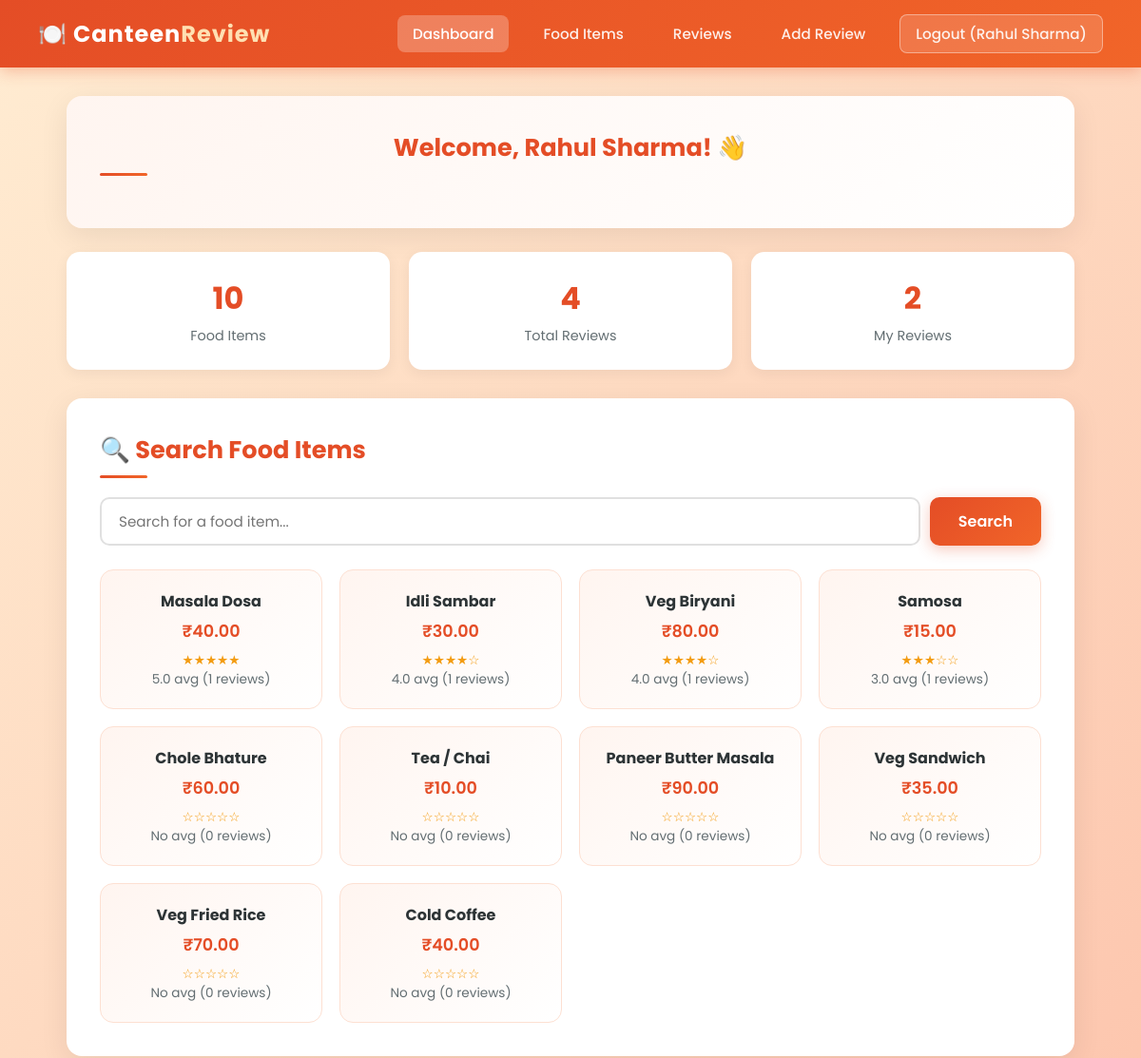
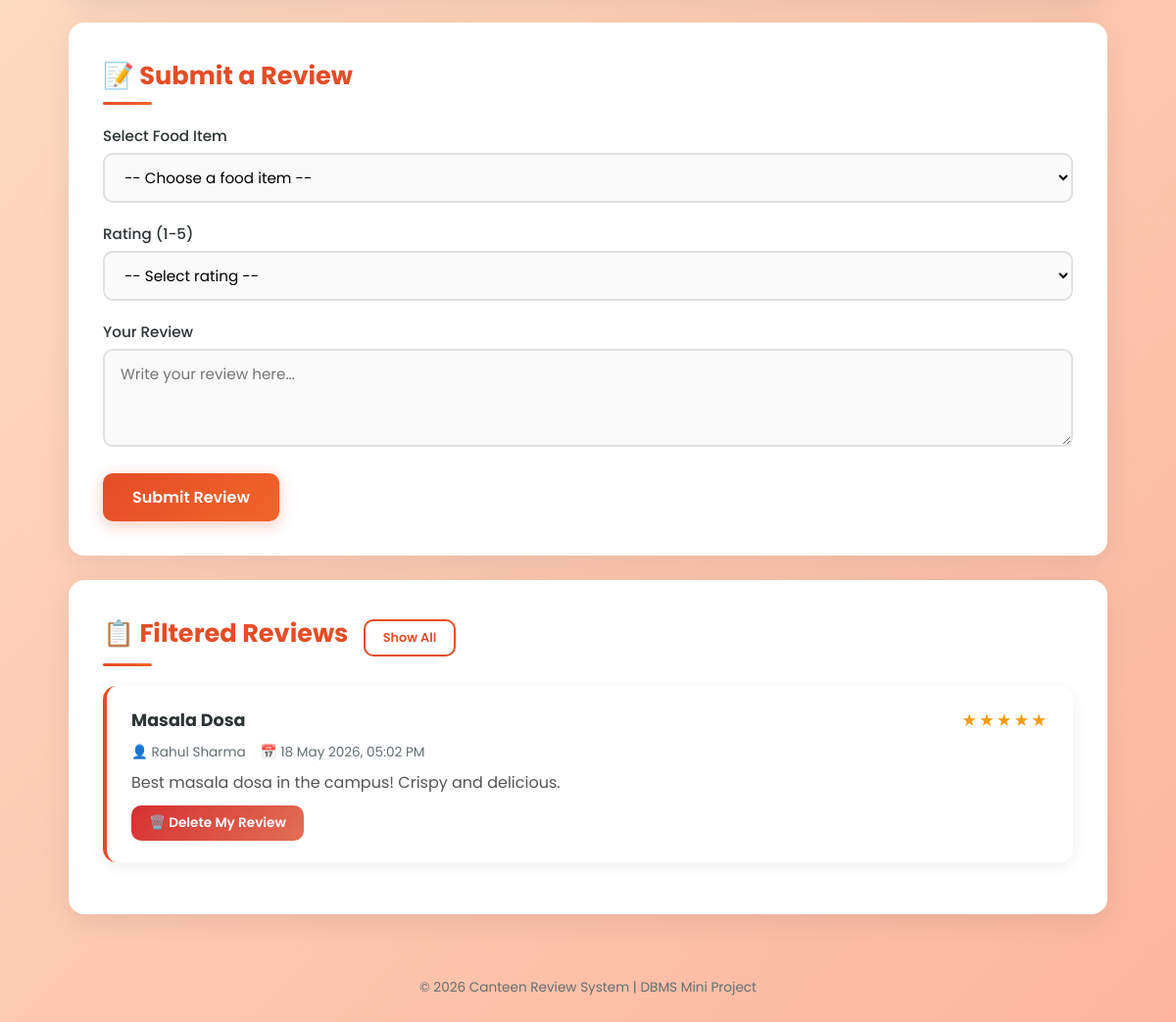
The page /api/dashboard.php?food_id=1 (signed in) on the database its author committed (2 pictures, top to bottom).
### tables this page shows
CREATE TABLE IF NOT EXISTS food_items (
    food_id INT PRIMARY KEY AUTO_INCREMENT,
    food_name VARCHAR(100) NOT NULL,
    price DECIMAL(10,2) NOT NULL
);

CREATE TABLE IF NOT EXISTS reviews (
    review_id INT PRIMARY KEY AUTO_INCREMENT,
    student_id INT NOT NULL,
    food_id INT NOT NULL,
    rating INT NOT NULL CHECK (rating >= 1 AND rating <= 5),
    review_text TEXT NOT NULL,
    created_at TIMESTAMP DEFAULT CURRENT_TIMESTAMP,
    FOREIGN KEY (student_id) REFERENCES students(student_id) ON DELETE CASCADE,
    FOREIGN KEY (food_id) REFERENCES food_items(food_id) ON DELETE CASCADE
);

CREATE TABLE IF NOT EXISTS students (
    student_id INT PRIMARY KEY AUTO_INCREMENT,
    name VARCHAR(100) NOT NULL,
    email VARCHAR(100) NOT NULL UNIQUE,
    password VARCHAR(255) NOT NULL,
    created_at TIMESTAMP DEFAULT CURRENT_TIMESTAMP
);

### api/dashboard.php (the view, shortened to what this page needs)
<?php
require_once 'db_connect.php';
$student_name = $_SESSION['student_name'];
$student_id = $_SESSION['student_id'];
$search = trim($_GET['search'] ?? '');
$food_query = "SELECT f.food_id, f.food_name, f.price,
               ROUND(AVG(r.rating), 1) as avg_rating,
               COUNT(r.review_id) as review_count
               FROM food_items f
               LEFT JOIN reviews r ON f.food_id = r.food_id";
$food_query .= " GROUP BY f.food_id ORDER BY avg_rating DESC";
$food_result = mysqli_query($conn, $food_query);
$food_filter = intval($_GET['food_id'] ?? 0);
$review_query = "SELECT r.*, s.name as student_name, f.food_name
                 FROM reviews r
                 JOIN students s ON r.student_id = s.student_id
                 JOIN food_items f ON r.food_id = f.food_id";
if ($food_filter > 0) {
    $review_query .= " WHERE r.food_id = $food_filter";
}
$review_query .= " ORDER BY r.created_at DESC";
$review_result = mysqli_query($conn, $review_query);
$total_reviews = mysqli_fetch_assoc(mysqli_query($conn, "SELECT COUNT(*) as c FROM reviews"))['c'];
$total_foods = mysqli_fetch_assoc(mysqli_query($conn, "SELECT COUNT(*) as c FROM food_items"))['c'];
$my_reviews = mysqli_fetch_assoc(mysqli_query($conn, "SELECT COUNT(*) as c FROM reviews WHERE student_id = $student_id"))['c'];
function render_stars($rating) {
    $stars = '';
    for ($i = 1; $i <= 5; $i++) {
        $stars .= ($i <= $rating) ? '★' : '☆';
    }
    return $stars;
}
?>
<!DOCTYPE html>
<html lang="en">
<head>
    <link rel="stylesheet" href="style.css">
</head>
<body>
    <nav class="navbar">
        <div class="logo">🍽️ Canteen<span>Review</span></div>
        <div class="nav-links">
            <a href="dashboard.php" class="active">Dashboard</a>
            <a href="#food-section">Food Items</a>
            <a href="#review-section">Reviews</a>
            <a href="#submit-section">Add Review</a>
            <a href="logout.php" class="btn-logout">Logout (<?php echo htmlspecialchars($student_name); ?>)</a>
        </div>
    </nav>
    <div class="container">
        <div class="card" style="text-align:center; background: linear-gradient(135deg, #fff5f0, #fff);">
            <h2 style="text-align:center;">Welcome, <?php echo htmlspecialchars($student_name); ?>! 👋</h2>
        </div>
        <div class="stats-grid">
            <div class="stat-card">
                <div class="stat-number"><?php echo $total_foods; ?></div>
                <div class="stat-label">Food Items</div>
            </div>
            <div class="stat-card">
                <div class="stat-number"><?php echo $total_reviews; ?></div>
                <div class="stat-label">Total Reviews</div>
            </div>
            <div class="stat-card">
                <div class="stat-number"><?php echo $my_reviews; ?></div>
                <div class="stat-label">My Reviews</div>
            </div>
        </div>
        <div class="card" id="food-section">
            <h2>🔍 Search Food Items</h2>
            <form method="GET" action="dashboard.php" class="search-bar">
                <input type="text" name="search" placeholder="Search for a food item..."
                       value="<?php echo htmlspecialchars($search); ?>">
                <button type="submit" class="btn btn-primary">Search</button>
            </form>
            <div class="food-grid">
                <?php if (mysqli_num_rows($food_result) > 0): ?>
                    <?php while ($food = mysqli_fetch_assoc($food_result)): ?>
                        <a href="dashboard.php?food_id=<?php echo $food['food_id']; ?>#review-section" style="text-decoration:none;">
                            <div class="food-card">
                                <h4><?php echo htmlspecialchars($food['food_name']); ?></h4>
                                <div class="price">₹<?php echo number_format($food['price'], 2); ?></div>
                                <div class="avg-rating">
                                    <span><?php echo $food['avg_rating'] ? render_stars(round($food['avg_rating'])) : '☆☆☆☆☆'; ?></span>
                                    <br><?php echo $food['avg_rating'] ?? 'No'; ?> avg
                                    (<?php echo $food['review_count']; ?> reviews)
                                </div>
                            </div>
                        </a>
                    <?php endwhile; ?>
                <?php else: ?>
                    <p style="grid-column: 1/-1; text-align:center; color:#636e72;">No food items found.</p>
                <?php endif; ?>
            </div>
        </div>
        <div class="card" id="submit-section">
            <h2>📝 Submit a Review</h2>
            <form method="POST" action="dashboard.php">
                <div class="form-group">
                    <label for="food_id">Select Food Item</label>
                    <select id="food_id" name="food_id" required>
                        <option value="">-- Choose a food item --</option>
                    </select>
                </div>
                <div class="form-group">
                    <label for="rating">Rating (1-5)</label>
                    <select id="rating" name="rating" required>
                        <option value="">-- Select rating --</option>
                    </select>
                </div>
                <div class="form-group">
                    <label for="review_text">Your Review</label>
                    <textarea id="review_text" name="review_text" placeholder="Write your review here..." required></textarea>
                </div>
                <button type="submit" name="submit_review" class="btn btn-primary">Submit Review</button>
            </form>
        </div>
        <div class="card" id="review-section">
            <h2>📋 <?php echo $food_filter ? 'Filtered' : 'All'; ?> Reviews
                <?php if ($food_filter): ?>
                    <a href="dashboard.php#review-section" class="btn btn-secondary btn-sm" style="font-size:0.8rem; margin-left:10px;">Show All</a>
                <?php endif; ?>
            </h2>
            <?php if (mysqli_num_rows($review_result) > 0): ?>
                <?php while ($rev = mysqli_fetch_assoc($review_result)): ?>
                    <div class="review-card">
                        <div class="review-header">
                            <h3><?php echo htmlspecialchars($rev['food_name']); ?></h3>
                            <div class="review-stars"><?php echo render_stars($rev['rating']); ?></div>
                        </div>
                        <div class="review-meta">
                            <span>👤 <?php echo htmlspecialchars($rev['student_name']); ?></span>
                            <span>📅 <?php echo date('d M Y, h:i A', strtotime($rev['created_at'])); ?></span>
                        </div>
                        <p class="review-text"><?php echo htmlspecialchars($rev['review_text']); ?></p>
                        <?php if ($rev['student_id'] == $student_id): ?>
                            <div style="margin-top:10px;">
                                <a href="dashboard.php?delete_review=<?php echo $rev['review_id']; ?>"
                                   class="btn btn-danger btn-sm"
                                   onclick="return confirm('Are you sure you want to delete this review?');">
                                    🗑️ Delete My Review
                                </a>
                            </div>
                        <?php endif; ?>
                    </div>
                <?php endwhile; ?>
            <?php else: ?>
                <p style="text-align:center; color:#636e72; padding:20px;">No reviews yet. Be the first to review!</p>
            <?php endif; ?>
        </div>
    </div>
    <div class="footer">
        <p>&copy; 2026 Canteen Review System | DBMS Mini Project</p>
    </div>
</body>
</html>

### rows shown on the page
food_items: food_name "Masala Dosa", price "40.00", avg_rating "★★★★★", avg_rating "5.0", review_count "1"
food_items: food_name "Idli Sambar", price "30.00", avg_rating "★★★★☆", avg_rating "4.0", review_count "1"
food_items: food_name "Veg Biryani", price "80.00", avg_rating "★★★★☆", avg_rating "4.0", review_count "1"
food_items: food_name "Samosa", price "15.00", avg_rating "★★★☆☆", avg_rating "3.0", review_count "1"
food_items: food_name "Chole Bhature", price "60.00", avg_rating "No", review_count "0"
food_items: food_name "Tea / Chai", price "10.00", avg_rating "No", review_count "0"
food_items: food_name "Paneer Butter Masala", price "90.00", avg_rating "No", review_count "0"
food_items: food_name "Veg Sandwich", price "35.00", avg_rating "No", review_count "0"
food_items: food_name "Veg Fried Rice", price "70.00", avg_rating "No", review_count "0"
food_items: food_name "Cold Coffee", price "40.00", avg_rating "No", review_count "0"
reviews: food.food_name "Masala Dosa", rating "★★★★★", student.name "Rahul Sharma", created_at "18 May 2026, 05:02 PM", review_text "Best masala dosa in the campus! Crispy and delicious."

### other values the page prints
$student_name "Rahul Sharma"
$total_foods "10"
$total_reviews "4"
$my_reviews "2"
